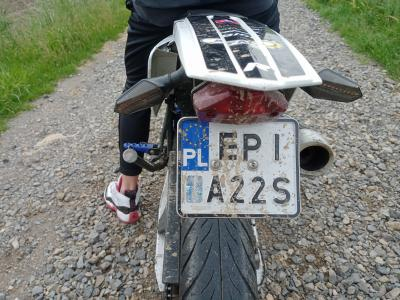
#> input picture 13.3.jpg, 400 x 300 px
$ python 13.py
#> lines starting #> are read from the running program, lines starting #| are printed output that depends on the picture
import cv2
import numpy as np
import matplotlib.pyplot as plt


# [147 lines left out: functions zad1, zad2, zad3, zad4, zad5, not called in this run]

'''
Elementy strukturalne mają różne kształty i wpływają na wyniki operacji morfologicznych:

Prostokątne:
tworzą ostrzejsze, kanciaste efekty – skuteczniejsze do usuwania prostokątnych artefaktów.

Eliptyczne:
dają łagodniejsze, bardziej naturalne kontury – dobre przy obrazach z okrągłymi kształtami (np. komórki).

Krzyżowe:
przetwarzają piksele tylko w 4 kierunkach – mogą pozostawiać więcej szczegółów i dziur, ale są bardziej selektywne.
'''

def zad6():
    img = cv2.imread("13.3.jpg", cv2.IMREAD_GRAYSCALE)
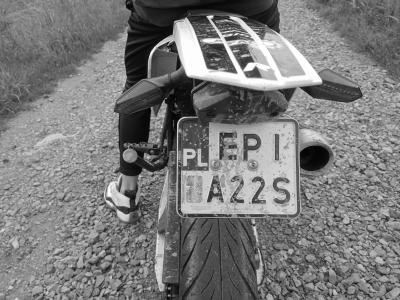
#> img: shape (300, 400); min 0, max 255, mean 122.8

    kernel_open = cv2.getStructuringElement(cv2.MORPH_RECT, (3, 3))
    opened = cv2.morphologyEx(img, cv2.MORPH_OPEN, kernel_open)
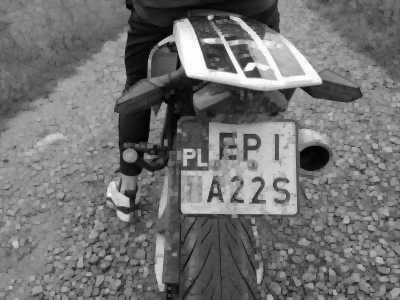
#> opened: shape (300, 400); min 0, max 253, mean 113.9

    kernel_close = cv2.getStructuringElement(cv2.MORPH_RECT, (3, 3))
    closed = cv2.morphologyEx(opened, cv2.MORPH_CLOSE, kernel_close)
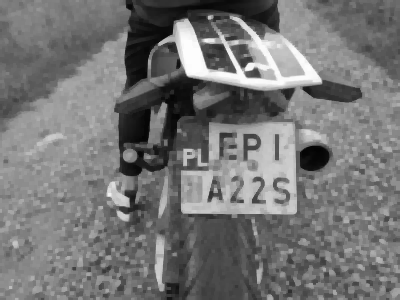
#> closed: shape (300, 400); min 3, max 253, mean 117.1

    kernel_grad = cv2.getStructuringElement(cv2.MORPH_RECT, (3, 3))
    gradient = cv2.morphologyEx(closed, cv2.MORPH_GRADIENT, kernel_grad)
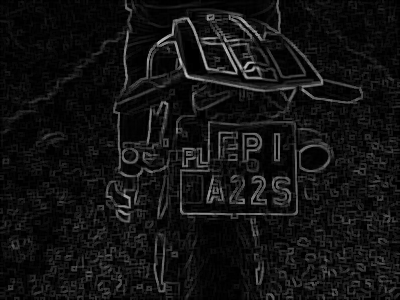
#> gradient: shape (300, 400); min 0, max 197, mean 18.2

    titles = ['Oryginał', 'Po otwarciu (usuwa szum)', 'Po zamknięciu (łączy znaki)', 'Gradient (kontury)']
    images = [img, opened, closed, gradient]

    plt.figure(figsize=(12, 6))
    for i in range(4):
        plt.subplot(1, 4, i+1)
        plt.imshow(images[i], cmap='gray')
        plt.title(titles[i])
        plt.axis('off')
    plt.tight_layout()
    plt.show()


def main():
    zad6()

if __name__ == "__main__":
    main()

$ run again, with 1.jpg copied over 13.3.jpg
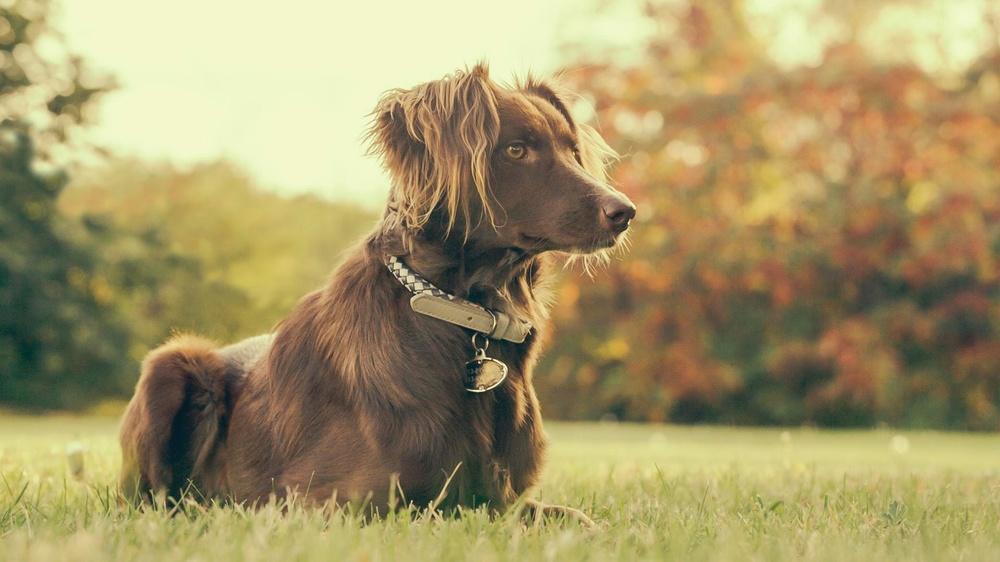
#> input picture 1.jpg, 1000 x 562 px, shrunk from 1920 x 1080 before the run
#> in zad6, `gradient = cv2.morphologyEx(closed, cv2.MORPH_GRADIENT, kernel_grad)`:
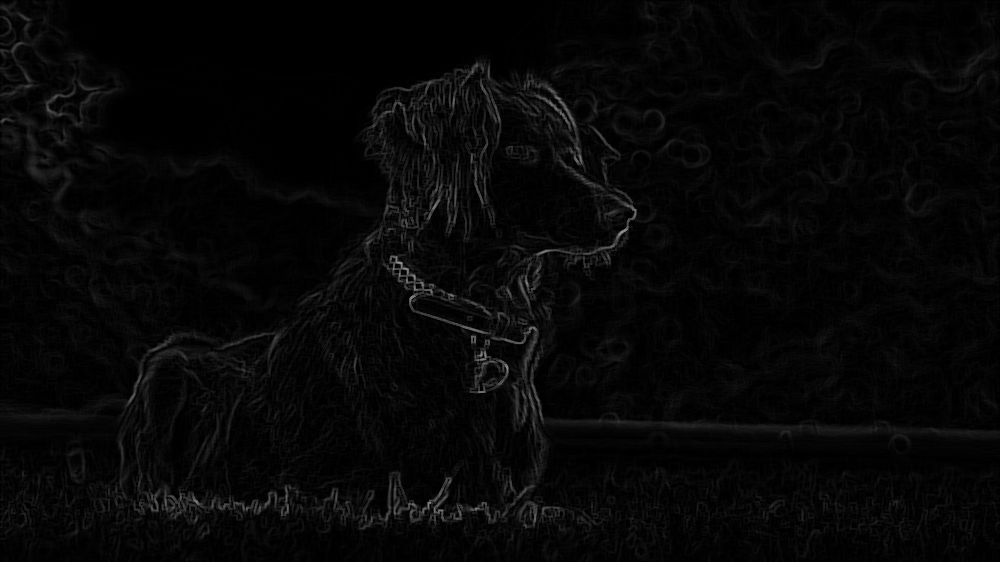
#> gradient: shape (562, 1000); min 0, max 152, mean 6.7
#> in zad6, `plt.show()`:
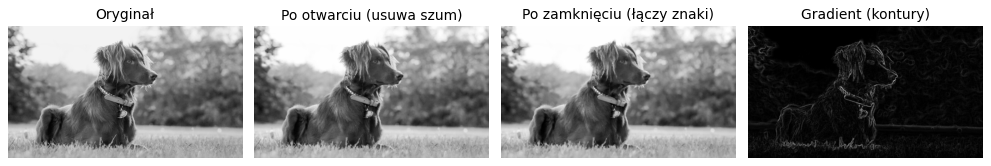
#> figure drawn by matplotlib, 4 panels
